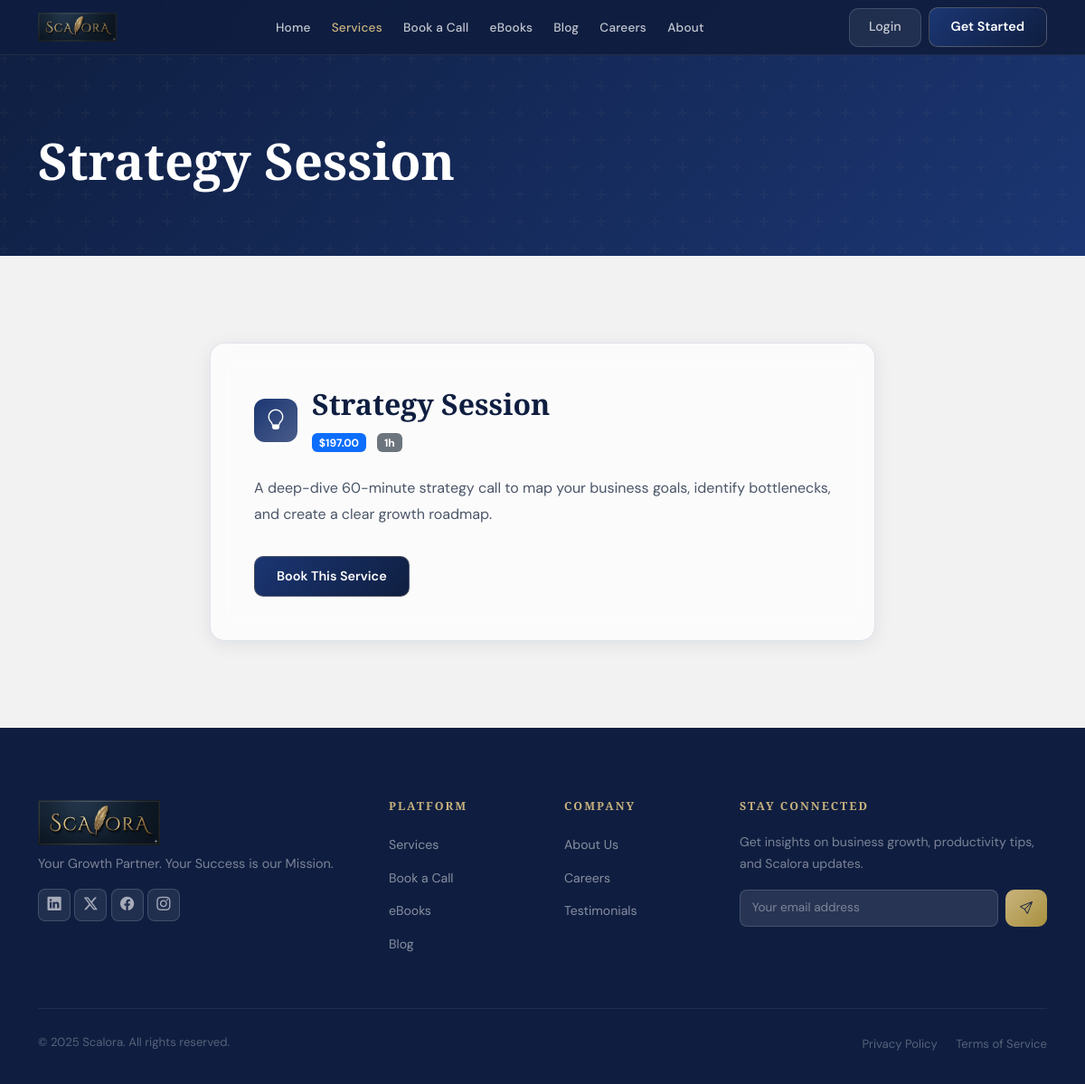
The app's page /services/1/ with its own data.
### services/models.py (models this page shows, shortened)
class Service(models.Model):
    name = models.CharField(max_length=200)
    description = models.TextField()
    price = models.DecimalField(max_digits=10, decimal_places=2)
    duration = models.PositiveIntegerField(help_text='Duration in minutes')
    icon = models.CharField(max_length=100, blank=True, default='bi-briefcase')
    is_active = models.BooleanField(default=True)
    created_at = models.DateTimeField(auto_now_add=True)
    updated_at = models.DateTimeField(auto_now=True)
    def duration_display(self):
        if self.duration < 60:
            return f"{self.duration} min"
        hours = self.duration // 60
        minutes = self.duration % 60
        if minutes:
            return f"{hours}h {minutes}m"
        return f"{hours}h"
    class Meta:
        ordering = ['name']

### services/views.py (the view)
# urls.py: path('<int:pk>/', views.service_detail, name='detail'),
def service_detail(request, pk):
    service = get_object_or_404(Service, pk=pk, is_active=True)
    return render(request, 'services/service_detail.html', {'service': service})

### templates/services/service_detail.html (shortened to what this page needs)
{% extends 'base.html' %}
{% block content %}
<div class="page-header-section">
    <div class="container">
        <h1 class="page-title">{{ service.name }}</h1>
    </div>
</div>
<section class="py-section">
    <div class="container">
        <div class="row justify-content-center">
            <div class="col-lg-8">
                <div class="glass-card p-5">
                    <div class="d-flex align-items-center mb-4">
                        <div class="sc-icon-wrap me-3"><i class="bi {{ service.icon|default:'bi-briefcase' }} sc-icon"></i></div>
                        <div>
                            <h2>{{ service.name }}</h2>
                            <span class="badge bg-primary">${{ service.price }}</span>
                            <span class="badge bg-secondary ms-2">{{ service.duration_display }}</span>
                        </div>
                    </div>
                    <p class="section-body">{{ service.description }}</p>
                    <a href="/bookings/book/?service={{ service.pk }}" class="btn scalora-btn-primary mt-3">Book This Service</a>
                </div>
            </div>
        </div>
    </div>
</section>
{% endblock %}

### static/css/scalora.css (style rules this page uses)
:root { --primary-dark: #0F1E40; --primary: #1B3673; --primary-light: #4A5D8A; --secondary: #8C92AC; --gold: #c9b37e; --gold-light: #e0cc9e; --off-white: #F2F2F2; --white: #ffffff; --glass-bg: rgba(27, 54, 115, 0.15); --glass-border: rgba(201, 179, 126, 0.18); --glass-bg-dark: rgba(15, 30, 64, 0.75); --text-primary: #0F1E40; --text-light: rgba(255,255,255,0.85); --font-display: 'Playfair Display', Georgia, serif; --font-body: 'DM Sans', system-ui, sans-serif; --radius: 16px; --radius-sm: 10px; --shadow: 0 8px 40px rgba(15,30,64,0.18); --shadow-lg: 0 20px 60px rgba(15,30,64,0.25); --transition: all 0.3s cubic-bezier(0.4, 0, 0.2, 1); }
*, *::before, *::after { box-sizing: border-box; }
html { scroll-behavior: smooth; }
body { font-family: var(--font-body); color: var(--text-primary); background: var(--off-white); line-height: 1.7; overflow-x: hidden; }
h1,h2,h3,h4,h5,h6 { font-family: var(--font-display); font-weight: 700; line-height: 1.2; }
.scalora-btn-primary { background: linear-gradient(135deg, var(--primary) 0%, var(--primary-dark) 100%); color: var(--white) !important; border: 1px solid rgba(201,179,126,0.3); border-radius: 10px; font-weight: 600; font-size: 0.9rem; padding: 0.65rem 1.5rem; transition: var(--transition); text-decoration: none; display: inline-flex; align-items: center; }
.glass-card { background: rgba(255,255,255,0.7); backdrop-filter: blur(12px); -webkit-backdrop-filter: blur(12px); border: 1px solid rgba(27,54,115,0.12); border-radius: var(--radius); box-shadow: 0 4px 20px rgba(15,30,64,0.08); transition: var(--transition); overflow: hidden; }
.py-section { padding: 6rem 0; }
.section-body { font-size: 1rem; color: #4a5568; line-height: 1.8; }
.page-header-section { background: linear-gradient(135deg, var(--primary-dark) 0%, var(--primary) 100%); padding: 9rem 0 4rem; position: relative; overflow: hidden; }
.page-header-section::before { content: ''; position: absolute; inset: 0; }
.page-title { font-family: var(--font-display); font-size: clamp(2rem,5vw,3.5rem); color: var(--white); margin-bottom: 0.5rem; }
.sc-icon-wrap { width: 48px; height: 48px; background: linear-gradient(135deg, var(--primary), var(--primary-light)); border-radius: 12px; display: flex; align-items: center; justify-content: center; }
.sc-icon { font-size: 1.4rem; color: var(--white); }

### records on screen
Service: name "Strategy Session", price "197.00", duration_display "1h", description "A deep-dive 60-minute strategy call to map your business goals, identify bottlenecks, and create a clear growth roadmap."
